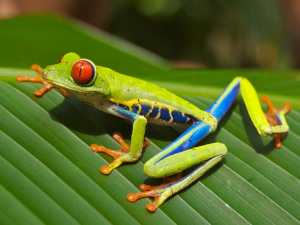
#> input picture lab2/test_images/frog.png, 300 x 225 px
$ python lab.py
#> lines starting #> are read from the running program, lines starting #| are printed output that depends on the picture
#!/usr/bin/env python3

# NO ADDITIONAL IMPORTS!
# (except in the last part of the lab; see the lab writeup for details)
import math
from PIL import Image


# given x and y of height and width, x * w + y is the index of pixel in 1D array
def get_pixel(image, x, y):
    return image['pixels'][ x * image['width'] + y ]

def set_pixel(image, x, y, c):
    image['pixels'][ x * image['width'] + y ] = c


# [14 lines left out: function apply_per_pixel, not called in this run]


def inverted(image):
    return apply_per_pixel(image, lambda c: 255-c)


# HELPER FUNCTIONS

# [101 lines left out: functions extend, element_mult, correlate, round_and_clip_image, not called in this run]


# FILTERS

def get_kernel(n):
    return [[1/n**2] * n] * n

# [138 lines left out: functions blurred, sharpened, edges, rgb_split, rgb_combine, color_filter_from_greyscale_filter and 3 more, not called in this run]


def threshold(t):
    """
    Given a color image and a threshold t, changes each pixel channel value to 0 if < threshold and 255 if >= threshold.
    """
    def threshold_t(im):
        returned = {
            'height': im['height'],
            'width': im['width'],
            'pixels': []
        }
        for p in im['pixels']:
            new_p = (0 if p[0] < t else 255, 0 if p[1] < t else 255, 0 if p[2] < t else 255)
            returned['pixels'] += [new_p]
        return returned
    return threshold_t

# SEAM CARVING

# Main Seam Carving Implementation

# [112 lines left out: functions seam_carving, greyscale_image_from_color_image, compute_energy, cumulative_energy_map, minimum_energy_seam, image_without_seam, not called in this run]

# HELPER FUNCTIONS FOR LOADING AND SAVING COLOR IMAGES

def load_color_image(filename):
    """
    Loads a color image from the given file and returns a dictionary
    representing that image.

    Invoked as, for example:
       i = load_color_image('test_images/cat.png')
    """
#> called with filename = './test_images/frog.png'
    with open(filename, 'rb') as img_handle:
        img = Image.open(img_handle)
#> img is the input picture: PIL image 300x225 RGB; mean R, G, B 89.1, 108.7, 37.7
        img = img.convert('RGB')  # in case we were given a greyscale image
        img_data = img.getdata()
        pixels = list(img_data)
#> pixels = 67500 items
        w, h = img.size
#> w = 300; h = 225
        return {'height': h, 'width': w, 'pixels': pixels}


def save_color_image(image, filename, mode='PNG'):
    """
    Saves the given color image to disk or to a file-like object.  If filename
    is given as a string, the file type will be inferred from the given name.
    If filename is given as a file-like object, the file type will be
    determined by the 'mode' parameter.
    """
    out = Image.new(mode='RGB', size=(image['width'], image['height']))
    out.putdata(image['pixels'])
    if isinstance(filename, str):
        out.save(filename)
    else:
        out.save(filename, mode)
    out.close()


# [38 lines left out: functions load_greyscale_image, save_greyscale_image, not called in this run]


if __name__ == '__main__':
    # [42 lines of commented-out code are left out]

    frog = load_color_image('./test_images/frog.png')
#> frog = 3 items
    threshold_150 = threshold(150)
    save_color_image(threshold_150(frog), './test_results/thresholded_frog.png')
#> in threshold_t, `returned = { 'height': im['height'], 'width': im['width'], 'pixels': [..`: returned = {'height': 225, 'width': 300, 'pixels': []}
#> the loop in threshold_t, `for p in im['pixels']:` made 67500 passes
#> (p, new_p) on passes 1 to 3: ((152, 103, 70), (255, 0, 0)), ((154, 106, 70), (255, 0, 0)), ((158, 108, 73), (255, 0, 0))
#> after the loop in threshold_t, `for p in im['pixels']:`: returned = 3 items
#> in save_color_image, `out = Image.new(mode='RGB', size=(image['width'], image['height']))`: out: PIL image 300x225 RGB; every value is 0
#> in save_color_image, `out.putdata(image['pixels'])`:
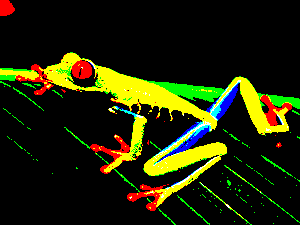
#> out: PIL image 300x225 RGB; mean R, G, B 34.7, 37.7, 5.5

$ run again, with lab2/test_images/cat.png copied over lab2/test_images/frog.png
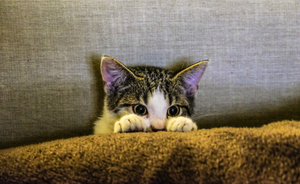
#> input picture lab2/test_images/cat.png, 300 x 184 px
#> in load_color_image, img is the input picture: PIL image 300x184 RGB; mean R, G, B 123.5, 111, 89.6
#> pixels = 55200 items
#> frog = 3 items
#> in threshold_t, `returned = { 'height': im['height'], 'width': im['width'], 'pixels': [..`: returned = {'height': 184, 'width': 300, 'pixels': []}
#> the loop in threshold_t, `for p in im['pixels']:` made 55200 passes
#> (p, new_p) on passes 1 to 3: ((142, 130, 90), (0, 0, 0)), ((143, 129, 92), (0, 0, 0)), ((132, 119, 84), (0, 0, 0))
#> after the loop in threshold_t, `for p in im['pixels']:`: returned = 3 items
#> in save_color_image, `out.putdata(image['pixels'])`:
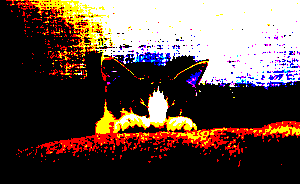
#> out: PIL image 300x184 RGB; mean R, G, B 97.9, 78.3, 70.6

$ run again, with lab2/test_results/catcolorinverted.png copied over lab2/test_images/frog.png
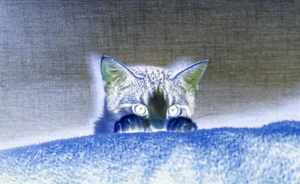
#> input picture lab2/test_results/catcolorinverted.png, 300 x 184 px
#> in load_color_image, img is the input picture: PIL image 300x184 RGB; mean R, G, B 131.5, 144, 165.4
#> pixels = 55200 items
#> frog = 3 items
#> in threshold_t, `returned = { 'height': im['height'], 'width': im['width'], 'pixels': [..`: returned = {'height': 184, 'width': 300, 'pixels': []}
#> the loop in threshold_t, `for p in im['pixels']:` made 55200 passes
#> (p, new_p) on passes 1 to 3: ((113, 125, 165), (0, 0, 255)), ((112, 126, 163), (0, 0, 255)), ((123, 136, 171), (0, 0, 255))
#> after the loop in threshold_t, `for p in im['pixels']:`: returned = 3 items
#> in save_color_image, `out.putdata(image['pixels'])`:
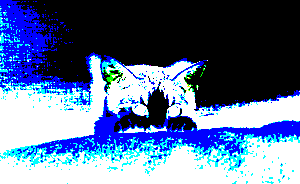
#> out: PIL image 300x184 RGB; mean R, G, B 90.4, 111.4, 149.4

$ run again, with lab2/test_images/python.png copied over lab2/test_images/frog.png
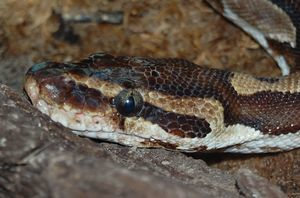
#> input picture lab2/test_images/python.png, 300 x 198 px
#> in load_color_image, img is the input picture: PIL image 300x198 RGB; mean R, G, B 96.3, 84.6, 72.8
#> pixels = 59400 items
#> frog = 3 items
#> in threshold_t, `returned = { 'height': im['height'], 'width': im['width'], 'pixels': [..`: returned = {'height': 198, 'width': 300, 'pixels': []}
#> the loop in threshold_t, `for p in im['pixels']:` made 59400 passes
#> (p, new_p) on passes 1 to 3: ((131, 122, 93), (0, 0, 0)), ((133, 124, 95), (0, 0, 0)), ((134, 123, 93), (0, 0, 0))
#> after the loop in threshold_t, `for p in im['pixels']:`: returned = 3 items
#> in save_color_image, `out.putdata(image['pixels'])`:
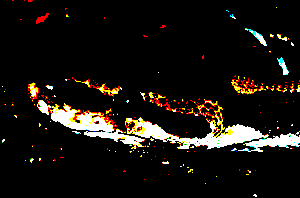
#> out: PIL image 300x198 RGB; mean R, G, B 24.4, 20.4, 16
